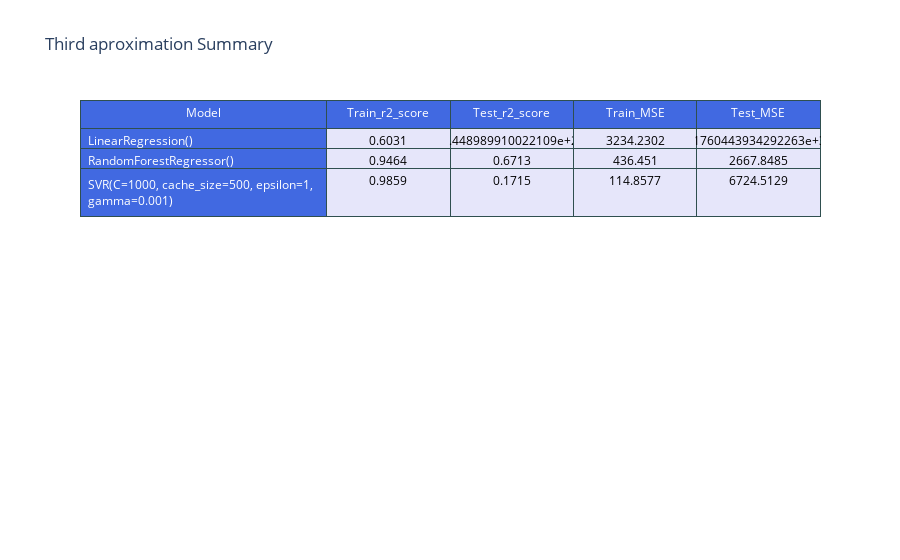

Notebook source saved alongside this figure:
### Code cell
X4 = df_totrain4.drop(['price'],axis = 1)
y4 = df_totrain4['price']
lr_model = LinearRegression()
rf_model = RandomForestRegressor(n_estimators=100, criterion = 'mse')
sv_model = SVR(kernel= 'rbf', C= 1000, gamma= 0.001, epsilon=1, cache_size = 500)
models = [lr_model, rf_model, sv_model]
df_summ4, df_plot4 =train_models(X4,y4,models)
fig_summary4 = create_table(df_summ4, index = "Model", title = "Third aproximation Summary",plot = True)

### Figure 1 — Plotly figure (JSON) as saved in the notebook; plotly's stock layout.template omitted (floating-point values rounded to 4 significant figures)
{"data": [{"cells": {"align": ["left", "center"], "fill": {"color": ["royalblue", "lavender"]}, "font": {"color": ["white", "black"], "size": 12}, "line": {"color": "darkslategray"}, "values": [["LinearRegression()", "RandomForestRegressor()", "SVR(C=1000, cache_size=500, epsilon=1, gamma=0.001)"], [0.6031, 0.9464, 0.9859], [-1.449e+27, 0.6713, 0.1715], [3234.0, 436.5, 114.9], [1.176e+31, 2668.0, 6725.0]]}, "columnwidth": [200, 100], "header": {"align": "center", "fill": {"color": "royalblue"}, "font": {"color": "white", "size": 12}, "line": {"color": "darkslategray"}, "values": ["Model", "Train_r2_score", "Test_r2_score", "Train_MSE", "Test_MSE"]}, "type": "table"}], "layout": {"title": {"text": "Third aproximation Summary"}}}
